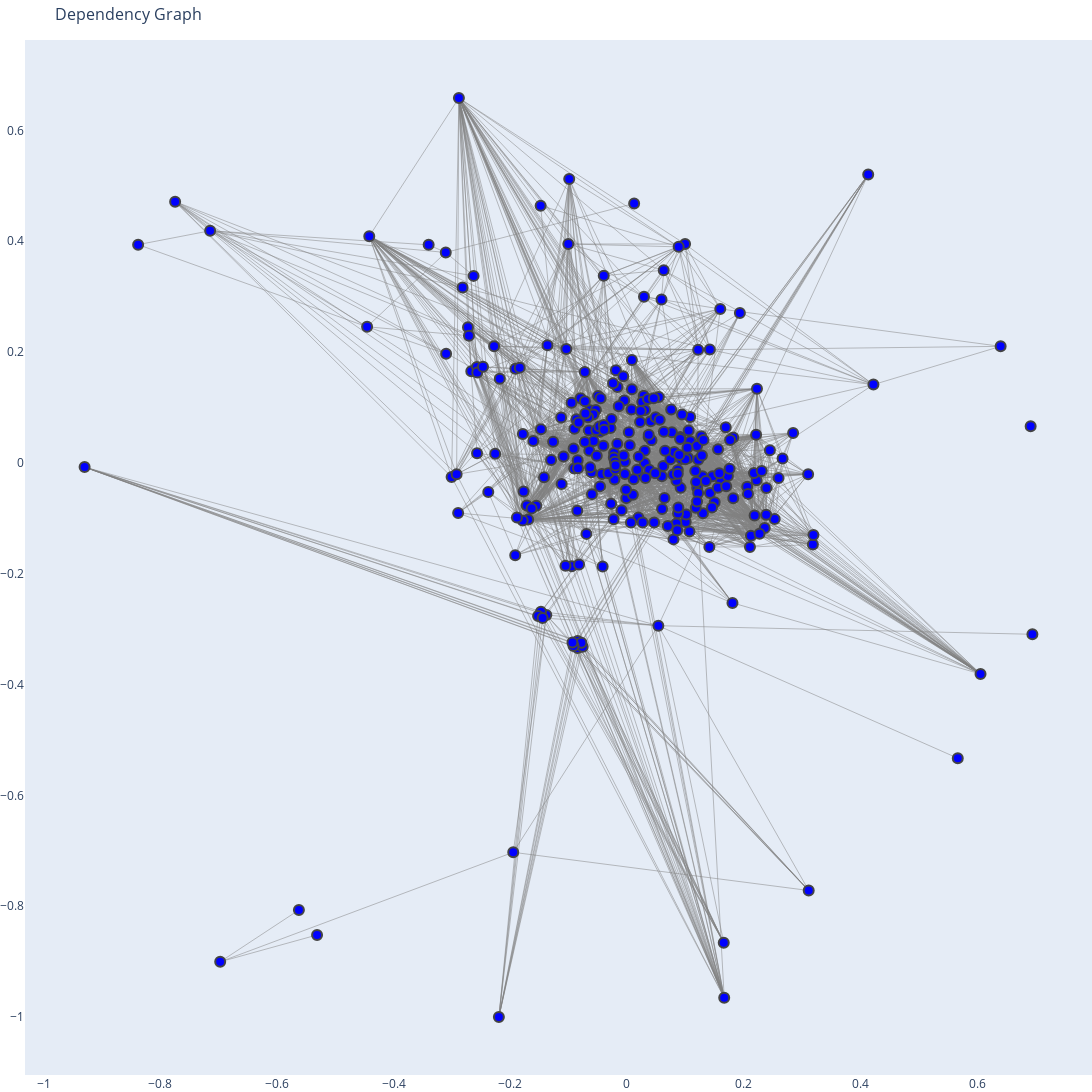

Write notebook code for a chart like this one.
### Code cell
import networkx as nx
import plotly.graph_objects as go

def parse_dpd_file(file_path):
    nodes = {}
    edges = []

    with open(file_path, 'r') as file:
        for line in file:
            line = line.strip()
            if line.startswith("N:"):
                parts = line.split(maxsplit=3)
                node_id = parts[1]
                label = parts[2].strip('"')
                attributes = parts[3] if len(parts) > 3 else ""
                nodes[node_id] = {"label": label, "attributes": attributes}
            elif line.startswith("E:"):
                parts = line.split()
                source = parts[1]
                target = parts[2]
                edges.append((source, target))
    return nodes, edges

def plot_dependency_graph(file_path):
    nodes, edges = parse_dpd_file(file_path)
    G = nx.DiGraph()

    for node_id, data in nodes.items():
        G.add_node(node_id, **data)
    G.add_edges_from(edges)
    
    # Compute node positions
    pos = nx.spring_layout(G, seed=42, k=3 / (len(G.nodes) ** 0.5))
    
    # Prepare data for Plotly
    edge_x = []
    edge_y = []
    for edge in G.edges():
        x0, y0 = pos[edge[0]]
        x1, y1 = pos[edge[1]]
        edge_x.extend([x0, x1, None])
        edge_y.extend([y0, y1, None])

    edge_trace = go.Scatter(
        x=edge_x,
        y=edge_y,
        line=dict(width=0.5, color="gray"),
        hoverinfo="none",
        mode="lines"
    )

    node_x = []
    node_y = []
    hover_text = []
    for node in G.nodes():
        x, y = pos[node]
        node_x.append(x)
        node_y.append(y)
        hover_text.append(
            f"ID: {node}<br>Label: {G.nodes[node]['label']}<br>Attributes: {G.nodes[node].get('attributes', 'None')}"
        )

    node_trace = go.Scatter(
        x=node_x,
        y=node_y,
        mode="markers",
        hoverinfo="text",
        text=hover_text,
        marker=dict(
            size=10,
            color="blue",
            line=dict(width=2)
        )
    )

    # Create the figure
    fig = go.Figure(data=[edge_trace, node_trace],
                    layout=go.Layout(
                        title="Dependency Graph",
                        titlefont_size=16,
                        showlegend=False,
                        hovermode="closest",
                        width=2000,
                        height=1300, 
                        margin=dict(b=0, l=0, r=0, t=40),
                        xaxis=dict(showgrid=False, zeroline=False),
                        yaxis=dict(showgrid=False, zeroline=False),
                    ))
    
    fig.show()

# Replace with the path to your .dpd file
file_path = "/root/lf/dgraph.dpd"
plot_dependency_graph(file_path)

### Figure 1 — Plotly figure (JSON) as saved in the notebook; plotly's stock layout.template omitted (floating-point values rounded to 4 significant figures; data arrays with more than 128 entries replaced by an {"elided": "..."} marker saying what was removed)
{"data": [{"hoverinfo": "none", "line": {"color": "gray", "width": 0.5}, "mode": "lines", "type": "scatter", "x": {"elided": "8904 float values"}, "y": {"elided": "8904 float values"}}, {"hoverinfo": "text", "marker": {"color": "blue", "line": {"width": 2}, "size": 10}, "mode": "markers", "text": {"elided": "272 str values"}, "type": "scatter", "x": {"elided": "272 float values"}, "y": {"elided": "272 float values"}}], "layout": {"height": 1300, "hovermode": "closest", "margin": {"b": 0, "l": 0, "r": 0, "t": 40}, "showlegend": false, "title": {"font": {"size": 16}, "text": "Dependency Graph"}, "width": 2000, "xaxis": {"showgrid": false, "zeroline": false}, "yaxis": {"showgrid": false, "zeroline": false}}}
